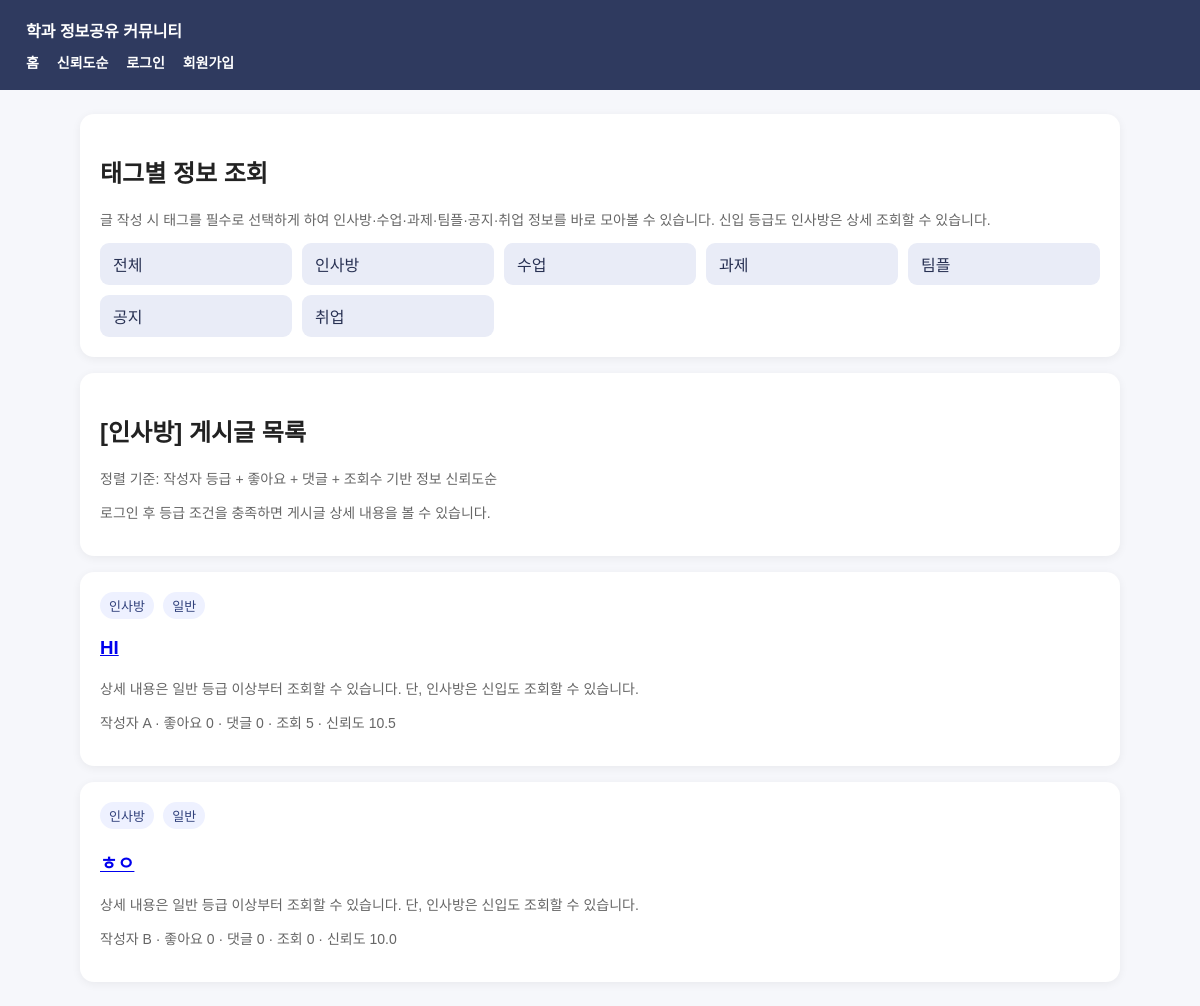
The app's page /?category=인사방&mode=trust, older data.
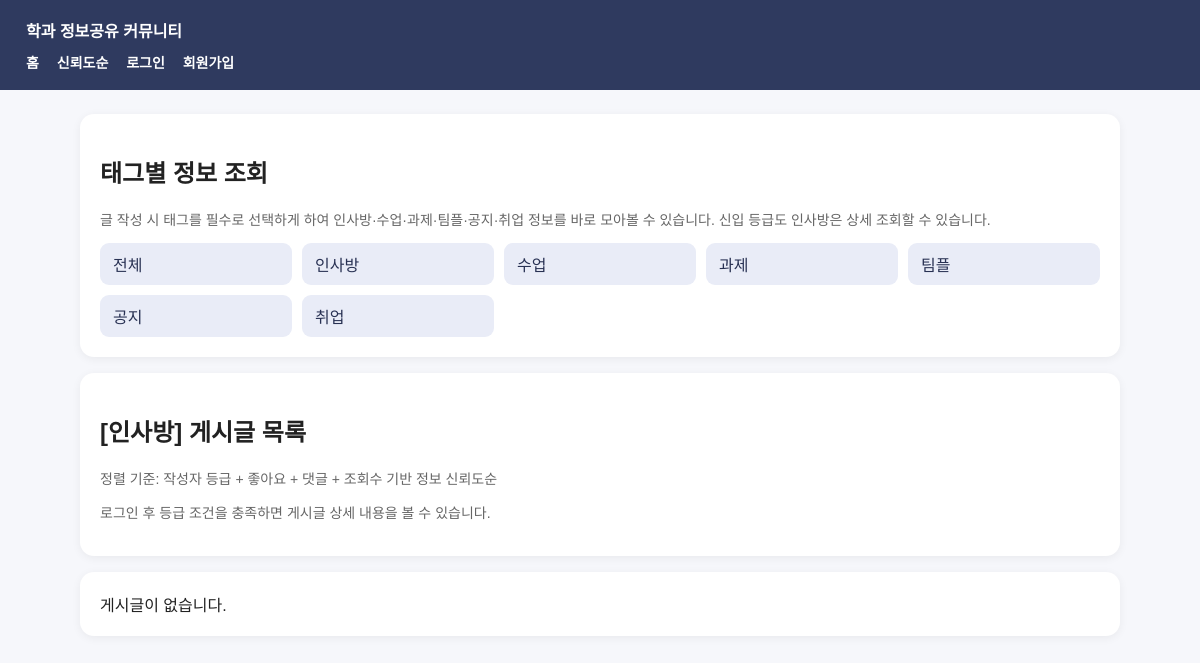
The same page, newer data.
### tables this page shows
CREATE TABLE posts (
                id INTEGER PRIMARY KEY AUTOINCREMENT,
                sns_profile TEXT NOT NULL,
                title TEXT NOT NULL,
                content TEXT NOT NULL,
                timestamp TEXT NOT NULL,
                category TEXT NOT NULL DEFAULT '수업',
                likes INTEGER DEFAULT 0,
                comments INTEGER DEFAULT 0,
                view_count INTEGER DEFAULT 0,
                archived INTEGER DEFAULT 0,
                FOREIGN KEY(sns_profile) REFERENCES users(sns_profile)
            );

### web_app.py (the view)
@app.route('/')
def index():
    category = request.args.get('category')
    mode = request.args.get('mode', 'trust')
    posts = fetch_posts(category=category, mode=mode)
    return render_template('index.html', posts=posts, selected_category=category, mode=mode)

### web_app.py (called while the page is built, shortened)
def get_db():
    conn = sqlite3.connect(DB_PATH)
    conn.row_factory = sqlite3.Row
    return conn

def current_user():
    if 'username' not in session:
        return None

def post_count_expr():
    return "(SELECT COUNT(*) FROM posts p2 WHERE p2.sns_profile = u.sns_profile AND p2.archived = 0)"

def comment_count_expr():
    return "(SELECT COUNT(*) FROM comments c2 WHERE c2.sns_profile = u.sns_profile)"

def grade_case_sql():
    pc = post_count_expr()
    cc = comment_count_expr()
    return f"""
        CASE
            WHEN u.username = '{ADMIN_USERNAME}' THEN '관리자'
            WHEN {pc} >= 10 AND {cc} >= 10 THEN '최우수'
            WHEN {pc} >= 5 AND {cc} >= 5 THEN '우수'
            WHEN {pc} >= 1 THEN '일반'
            ELSE '신입'
        END
    """

def weight_case_sql():
    pc = post_count_expr()
    cc = comment_count_expr()
    return f"""
        CASE
            WHEN u.username = '{ADMIN_USERNAME}' THEN 4.0
            WHEN {pc} >= 10 AND {cc} >= 10 THEN 3.0
            WHEN {pc} >= 5 AND {cc} >= 5 THEN 2.0
            WHEN {pc} >= 1 THEN 1.0
            ELSE 0.5
        END
    """

### templates/index.html (shortened to what this page needs)
{% extends 'base.html' %}
{% block content %}
<div class="card">
  <h2>태그별 정보 조회</h2>
  <p class="muted">글 작성 시 태그를 필수로 선택하게 하여 인사방·수업·과제·팀플·공지·취업 정보를 바로 모아볼 수 있습니다. 신입 등급도 인사방은 상세 조회할 수 있습니다.</p>
  <div class="grid">
    <a class="btn light" href="{{ url_for('index', mode=mode) }}">전체</a>
    {% for c in categories %}
      <a class="btn light" href="{{ url_for('index', category=c, mode=mode) }}">{{ c }}</a>
    {% endfor %}
  </div>
</div>
<div class="card">
  <h2>{% if selected_category %}[{{ selected_category }}] {% endif %}게시글 목록</h2>
  <p class="muted">정렬 기준: {% if mode == 'trust' %}작성자 등급 + 좋아요 + 댓글 + 조회수 기반 정보 신뢰도순{% else %}최신순{% endif %}</p>
  {% if not user %}
    <p class="muted">로그인 후 등급 조건을 충족하면 게시글 상세 내용을 볼 수 있습니다.</p>
  {% elif user['grade'] == '신입' %}
    <p class="muted">현재 신입 등급입니다. 신입은 인사방 게시글만 상세 조회할 수 있고, 그 외 카테고리 상세 내용·댓글·좋아요·신고 기능은 제한됩니다. 인사방에 글 1개를 작성하면 일반 등급으로 전환됩니다.</p>
  {% endif %}
</div>
{% for p in posts %}
  <div class="card">
    <div>
      <span class="badge">{{ p['category'] }}</span>
      <span class="badge">{{ p['grade'] }}</span>
    </div>
    <h3><a href="{{ url_for('post_detail', post_id=p['id']) }}">{{ p['title'] }}</a></h3>
    {% if user and (user['can_view'] or p['category'] == '인사방') %}
      <p>{{ p['content'][:120] }}{% if p['content']|length > 120 %}...{% endif %}</p>
    {% else %}
      <p class="muted">상세 내용은 일반 등급 이상부터 조회할 수 있습니다. 단, 인사방은 신입도 조회할 수 있습니다.</p>
    {% endif %}
    <p class="muted">작성자 {{ p['sns_profile'] }} · 좋아요 {{ p['likes'] }} · 댓글 {{ p['comments'] }} · 조회 {{ p['view_count'] }} · 신뢰도 {{ '%.1f'|format(p['trust_score']) }}</p>
  </div>
{% else %}
  <div class="card">게시글이 없습니다.</div>
{% endfor %}
{% endblock %}

Row changes from the older to the newer data that the page shows:
removed posts: category "인사방", grade "일반", title "HI", sns_profile "A", likes "0", comments "0", view_count "5", trust_score "10.5"
removed posts: category "인사방", grade "일반", title "ㅎㅇ", sns_profile "B", likes "0", comments "0", view_count "0", trust_score "10.0"
Text that changed along with them:
text now shown: "게시글이 없습니다."
